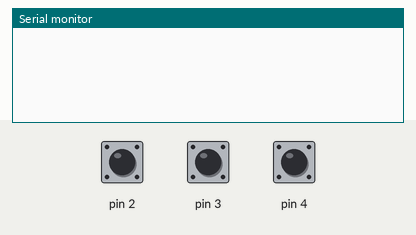
Recording of a sketch running on a simulated Arduino Uno, built with avr-gcc and run on an emulated ATmega328P. On the bench: the last lines printed to the serial monitor. Inputs (shaded band) come from the test bench; at power-on: pin 2 HIGH, pin 3 HIGH, pin 4 HIGH.

Above: at 1.2 s.
1.3 s: pin 2 pulled LOW for 0.15 s
At 2.0 s:
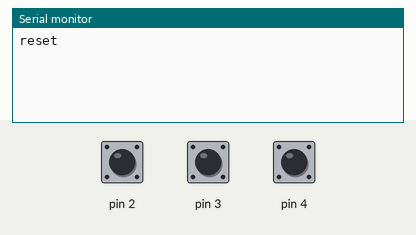
2.9 s: pin 3 pulled LOW for 0.15 s
At 4.1 s:
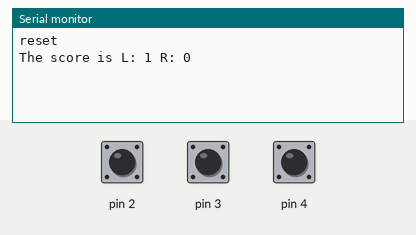
4.5 s: pin 4 pulled LOW for 0.15 s
At 5.6 s:
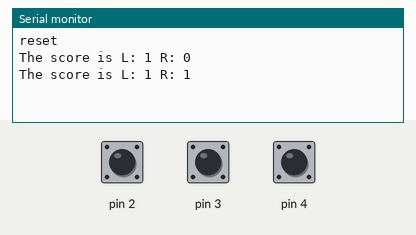
6.1 s: pin 3 pulled LOW for 1 s
At 6.8 s:
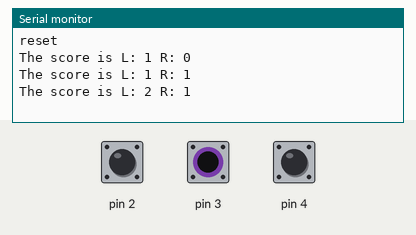
8.6 s: pin 4 pulled LOW for 1 s
At 9.9 s:
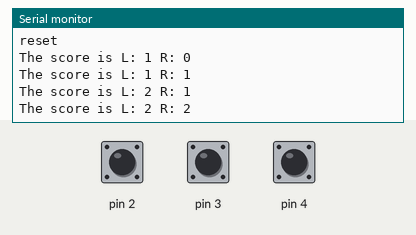
Timing chart, 0 to 11.6 s (numbered marks = the images above; inputs shaded):
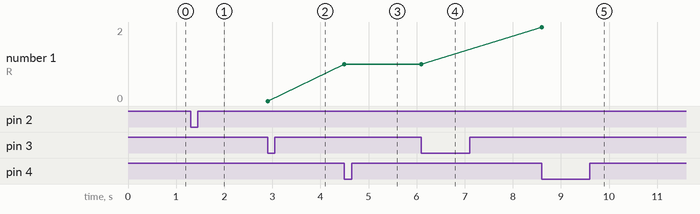

Measured:
- after the input at 1.3 s, the serial monitor: prints a new line at once (image 1)
- after the input at 2.9 s, the serial monitor: prints a new line at once (image 2)
- after the input at 4.5 s, the serial monitor: prints a new line at once (image 3)
- after the input at 6.1 s, the serial monitor: prints a new line at once (image 4)
- after the input at 8.6 s, the serial monitor: prints a new line at once (image 5)

The sketch:

scoreKeeper.ino
```cpp
int prev_state[3];
int curr_state[3];
int leftScore=0;
int rightScore=0;
String score;

void setup() {
  // put your setup code here, to run once:
  for(int i = 2; i < 5; i++){
    pinMode(i, INPUT_PULLUP);
  }
  Serial.begin(9600);
}

void loop() {
  // put your main code here, to run repeatedly:
  for(int i = 2; i < 5; i++){
    curr_state[i-2]=digitalRead(i);
  }
  if(curr_state[0]==LOW && curr_state[0]!=prev_state[0]){
    Serial.println("reset");
    leftScore=rightScore=0;
    delay(10);
  }
  if(curr_state[1]==LOW && curr_state[1]!=prev_state[1]){
    leftScore++;
    score = "The score is L: " + String(leftScore) + " R: " + String(rightScore);
    Serial.println(score);
    delay(10);
  }
  if(curr_state[2]==LOW && curr_state[2]!=prev_state[2]){
    rightScore++;
    score = "The score is L: " + String(leftScore) + " R: " + String(rightScore);
    Serial.println(score);
    delay(10);
  }
  for(int i = 2; i < 5; i++){
    prev_state[i-2]=curr_state[i-2];
  }
}
```
